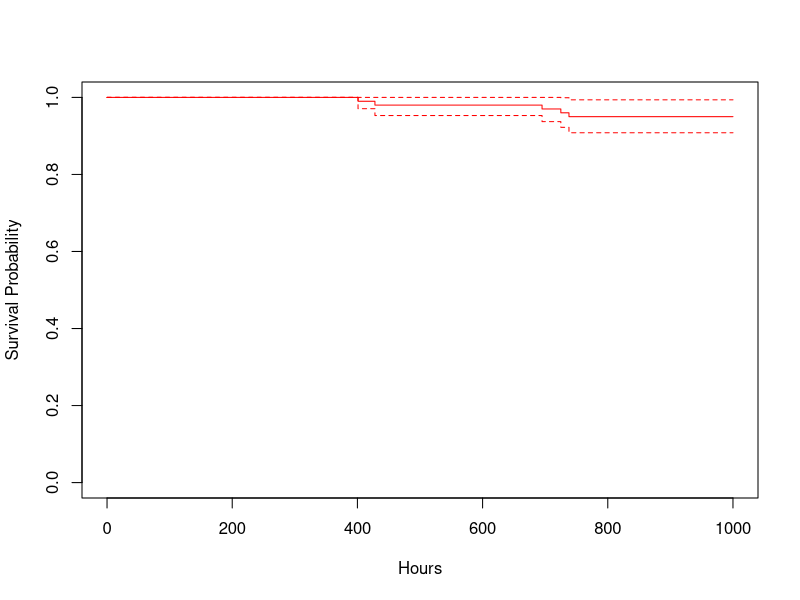
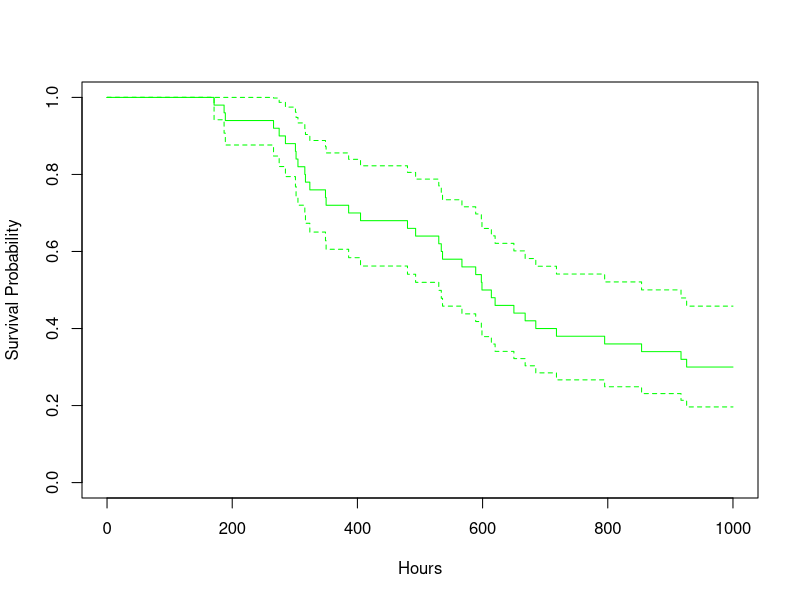
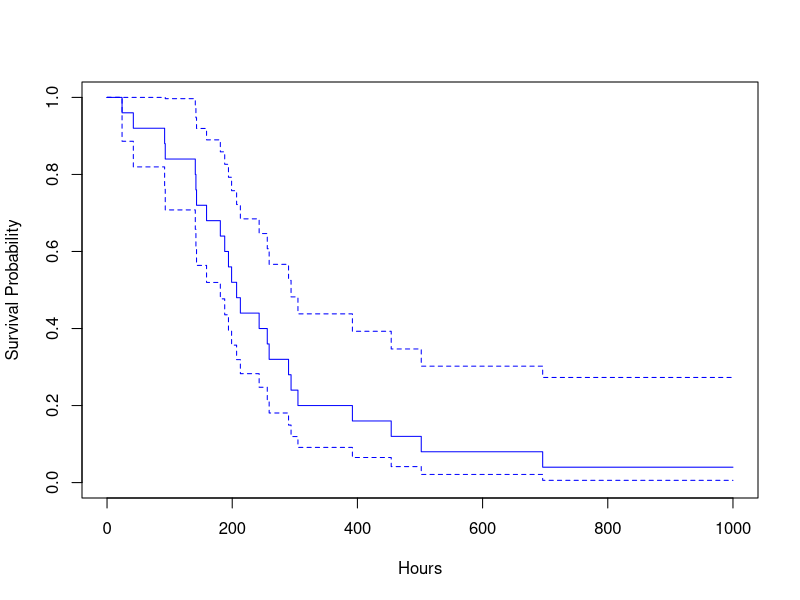
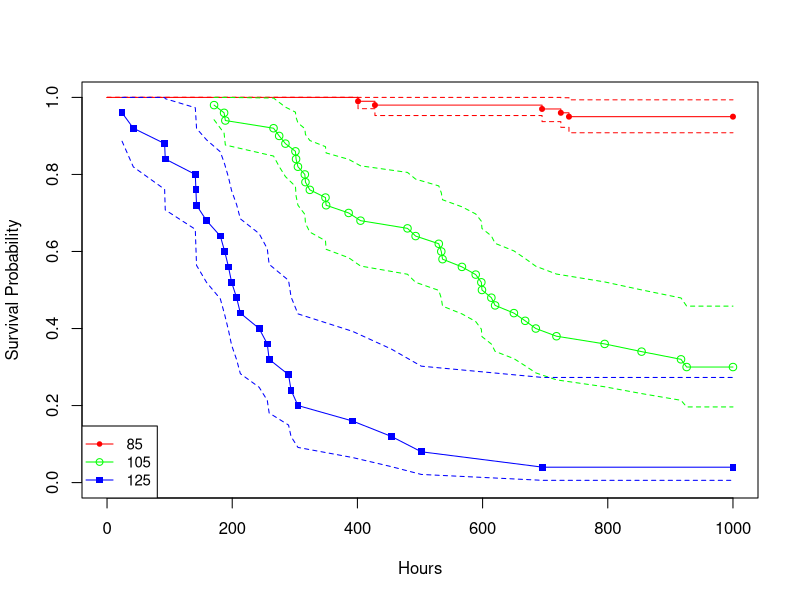

Write the R code that produced these figures, in order.
#!/usr/bin/env Rscript
DATAPATH <- Sys.getenv("DATAPATH")

#R commands and output:

## Load survival package.
require(survival)

## Input data for Cell 1 - 85 degrees.
cell85 = c(401, 428, 695, 725, 738)
NC85 = 100

## Create survival object.
y85 = Surv(c(cell85, rep(1000, NC85-length(cell85))), 
           c(rep(1,length(cell85)), rep(0, NC85-length(cell85)))
          )

## Generate survival curve (Kaplan-Meier).
ys85 = survfit(y85 ~ 1, type="kaplan-meier")
summary(ys85)

#> Call: survfit(formula = y85 ~ 1, type = "kaplan-meier")
#> 
#>  time n.risk n.event survival std.err lower 95% CI upper 95% CI
#>   401    100       1     0.99 0.00995        0.971        1.000
#>   428     99       1     0.98 0.01400        0.953        1.000
#>   695     98       1     0.97 0.01706        0.937        1.000
#>   725     97       1     0.96 0.01960        0.922        0.999
#>   738     96       1     0.95 0.02179        0.908        0.994

plot(ys85, xlab="Hours", ylab="Survival Probability", col="red")

## Lognormal Fit.
yl85 = survreg(y85 ~ 1, dist="lognormal")
summary(yl85)

#> Call:
#> survreg(formula = y85 ~ 1, dist = "lognormal")
#>             Value Std. Error      z        p
#> (Intercept) 8.891      0.890  9.991 1.67e-23
#> Log(scale)  0.192      0.406  0.473 6.36e-01
#> 
#> Scale= 1.21 
#> 
#> Log Normal distribution
#> Loglik(model)= -53.4   Loglik(intercept only)= -53.4
#> Number of Newton-Raphson Iterations: 10 
#> n= 100 


## Input data for Cell 2 - 105 degrees.
NC105 = 50
cell105 = c(171, 187, 189, 266, 275, 285, 301, 302, 305, 
            316, 317, 324, 349, 350, 386, 405, 480, 493, 
            530, 534, 536, 567, 589, 598, 599, 614, 620, 
            650, 668, 685, 718, 795, 854, 917,  926)

## Create survival object.
y105= Surv(c(cell105, rep(1000, NC105-length(cell105))), 
           c(rep(1,length(cell105)), rep(0,NC105-length(cell105))))

## Generate survival curve (Kaplan-Meier).
ys105 = survfit(y105 ~ 1, type="kaplan-meier")
summary(ys105)

#> Call: survfit(formula = y105 ~ 1, type = "kaplan-meier")
#> 
#>  time n.risk n.event survival std.err lower 95% CI upper 95% CI
#>   171     50       1     0.98  0.0198        0.942        1.000
#>   187     49       1     0.96  0.0277        0.907        1.000
#>   189     48       1     0.94  0.0336        0.876        1.000
#>   266     47       1     0.92  0.0384        0.848        0.998
#>   275     46       1     0.90  0.0424        0.821        0.987
#>   285     45       1     0.88  0.0460        0.794        0.975
#>   301     44       1     0.86  0.0491        0.769        0.962
#>   302     43       1     0.84  0.0518        0.744        0.948
#>   305     42       1     0.82  0.0543        0.720        0.934
#>   316     41       1     0.80  0.0566        0.696        0.919
#>   317     40       1     0.78  0.0586        0.673        0.904
#>   324     39       1     0.76  0.0604        0.650        0.888
#>   349     38       1     0.74  0.0620        0.628        0.872
#>   350     37       1     0.72  0.0635        0.606        0.856
#>   386     36       1     0.70  0.0648        0.584        0.839
#>   405     35       1     0.68  0.0660        0.562        0.822
#>   480     34       1     0.66  0.0670        0.541        0.805
#>   493     33       1     0.64  0.0679        0.520        0.788
#>   530     32       1     0.62  0.0686        0.499        0.770
#>   534     31       1     0.60  0.0693        0.478        0.752
#>   536     30       1     0.58  0.0698        0.458        0.734
#>   567     29       1     0.56  0.0702        0.438        0.716
#>   589     28       1     0.54  0.0705        0.418        0.697
#>   598     27       1     0.52  0.0707        0.398        0.679
#>   599     26       1     0.50  0.0707        0.379        0.660
#>   614     25       1     0.48  0.0707        0.360        0.641
#>   620     24       1     0.46  0.0705        0.341        0.621
#>   650     23       1     0.44  0.0702        0.322        0.602
#>   668     22       1     0.42  0.0698        0.303        0.582
#>   685     21       1     0.40  0.0693        0.285        0.562
#>   718     20       1     0.38  0.0686        0.267        0.541
#>   795     19       1     0.36  0.0679        0.249        0.521
#>   854     18       1     0.34  0.0670        0.231        0.500
#>   917     17       1     0.32  0.0660        0.214        0.479
#>   926     16       1     0.30  0.0648        0.196        0.458

plot(ys105, xlab="Hours", ylab="Survival Probability", col="green")

## Lognormal Fit
yl105 = survreg(y105 ~ 1, dist="lognormal")
summary(yl105)

#> Call:
#> survreg(formula = y105 ~ 1, dist = "lognormal")
#>              Value Std. Error     z       p
#> (Intercept)  6.470      0.108 60.14 0.00000
#> Log(scale)  -0.336      0.129 -2.60 0.00923
#> 
#> Scale= 0.715 
#> 
#> Log Normal distribution
#> Loglik(model)= -265.2   Loglik(intercept only)= -265.2
#> Number of Newton-Raphson Iterations: 5 
#> n= 50


## Input data for Cell 3 - 125 degrees.
NC125 = 25
cell125 = c(24, 42, 92, 93, 141, 142, 143, 159, 181, 188, 194, 
            199, 207, 213, 243, 256, 259, 290, 294, 305, 392, 
            454, 502 ,696)

## Create survival object.
y125 = Surv(c(cell125, rep(1000, NC125-length(cell125))), 
            c(rep(1,length(cell125)), rep(0,NC125-length(cell125))))

## Generate survival curve (Kaplan-Meier).
ys125 = survfit(y125 ~ 1, type="kaplan-meier")
summary(ys125)

#> Call: survfit(formula = y125 ~ 1, type = "kaplan-meier")
#> 
#>  time n.risk n.event survival std.err lower 95% CI upper 95% CI
#>    24     25       1     0.96  0.0392      0.88618        1.000
#>    42     24       1     0.92  0.0543      0.81957        1.000
#>    92     23       1     0.88  0.0650      0.76141        1.000
#>    93     22       1     0.84  0.0733      0.70791        0.997
#>   141     21       1     0.80  0.0800      0.65761        0.973
#>   142     20       1     0.76  0.0854      0.60974        0.947
#>   143     19       1     0.72  0.0898      0.56386        0.919
#>   159     18       1     0.68  0.0933      0.51967        0.890
#>   181     17       1     0.64  0.0960      0.47698        0.859
#>   188     16       1     0.60  0.0980      0.43566        0.826
#>   194     15       1     0.56  0.0993      0.39563        0.793
#>   199     14       1     0.52  0.0999      0.35681        0.758
#>   207     13       1     0.48  0.0999      0.31919        0.722
#>   213     12       1     0.44  0.0993      0.28275        0.685
#>   243     11       1     0.40  0.0980      0.24749        0.646
#>   256     10       1     0.36  0.0960      0.21346        0.607
#>   259      9       1     0.32  0.0933      0.18071        0.567
#>   290      8       1     0.28  0.0898      0.14934        0.525
#>   294      7       1     0.24  0.0854      0.11947        0.482
#>   305      6       1     0.20  0.0800      0.09132        0.438
#>   392      5       1     0.16  0.0733      0.06517        0.393
#>   454      4       1     0.12  0.0650      0.04151        0.347
#>   502      3       1     0.08  0.0543      0.02117        0.302
#>   696      2       1     0.04  0.0392      0.00586        0.273

plot(ys125, xlab="Hours", ylab="Survival Probability", col="blue")

## Lognormal Fit.
yl125 = survreg(y125 ~ 1, dist="lognormal")
summary(yl125)

#> Call:
#> survreg(formula = y125 ~ 1, dist = "lognormal")
#>             Value Std. Error     z         p
#> (Intercept)  5.33      0.163 32.82 3.42e-236
#> Log(scale)  -0.21      0.146 -1.44  1.51e-01
#> 
#> Scale= 0.81 
#> 
#> Log Normal distribution
#> Loglik(model)= -156.5   Loglik(intercept only)= -156.5
#> Number of Newton-Raphson Iterations: 5 
#> n= 25


## Plot three survival curves on the same graph.
plot(ys85, xlab="Hours", ylab="Survival Probability", col='red')
points(ys85$time, ys85$surv, col='red', pch=20)

points(ys105$time, ys105$surv, col='green', pch=1)
lines(ys105$time, ys105$surv, col='green')
lines(ys105$time, ys105$upper, col='green', lty=2)
lines(ys105$time, ys105$lower, col='green', lty=2)

points(ys125$time, ys125$surv, col='blue', pch=15, cex=0.9)
lines(ys125$time, ys125$surv, col='blue')
lines(ys125$time, ys125$upper, col='blue', lty=2)
lines(ys125$time, ys125$lower, col='blue', lty=2)

legend('bottomleft', legend=c(85,105,125), lty=c(1,1,1),
       pch=c(20,1,15), cex=0.9, col=c('red','green','blue'))


## Fit the overall Arrhhenius model.
y.All = rbind(y85, y105, y125)
y.all = Surv(y.All[,1], y.All[,2])
k = 8.617e-5
TempC = c(rep(85,NC85), rep(105,NC105), rep(125,NC125))
T = TempC + 273.16
lkT = 1/(k*T)

ylkT = survreg(y.all ~ lkT, dist="lognormal")
summary(ylkT)

#> Call:
#> survreg(formula = y.all ~ lkT, dist = "lognormal")
#>               Value Std. Error     z        p
#> (Intercept) -19.906     2.3204 -8.58 9.60e-18
#> lkT           0.863     0.0761 11.34 7.89e-30
#> Log(scale)   -0.259     0.0928 -2.79 5.32e-03
#> 
#> Scale= 0.772 
#> 
#> Log Normal distribution
#> Loglik(model)= -476.7   Loglik(intercept only)= -551
#>         Chisq= 148.58 on 1 degrees of freedom, p= 0 
#> Number of Newton-Raphson Iterations: 6 
#> n= 175 


## Perform likelihood ratio test to see if the Arrhenius
## model is better than the individual cell fits.

## Combine ln likelihood values for three model.
lnL1 = yl85$loglik[1] + yl105$loglik[1] + yl125$loglik[1]
lnL1

#> [1] -475.1119

## Save ln likelihood for Arrhenius model (acceleration model).
lnL0 = ylkT$loglik[2]
lnL0

#> [1] -476.7089

## Compute -2 ln likelihood
lr = -2*(lnL0 - lnL1)
lr

#> [1] 3.194015

## Chi-square critical value.
qchisq(0.95,3)

#> [1] 7.814728

## Chi-square p-value.
1-pchisq(lr,3)

#> [1] 0.3626682

